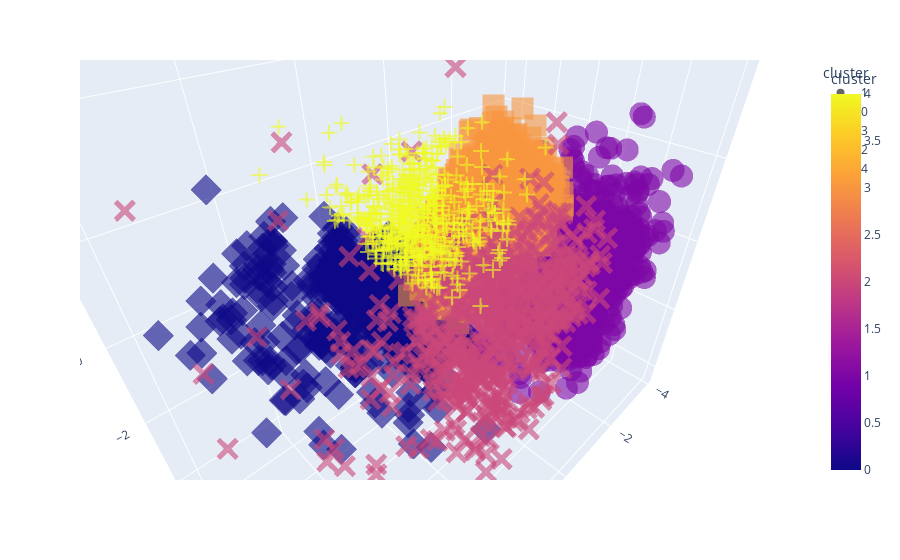
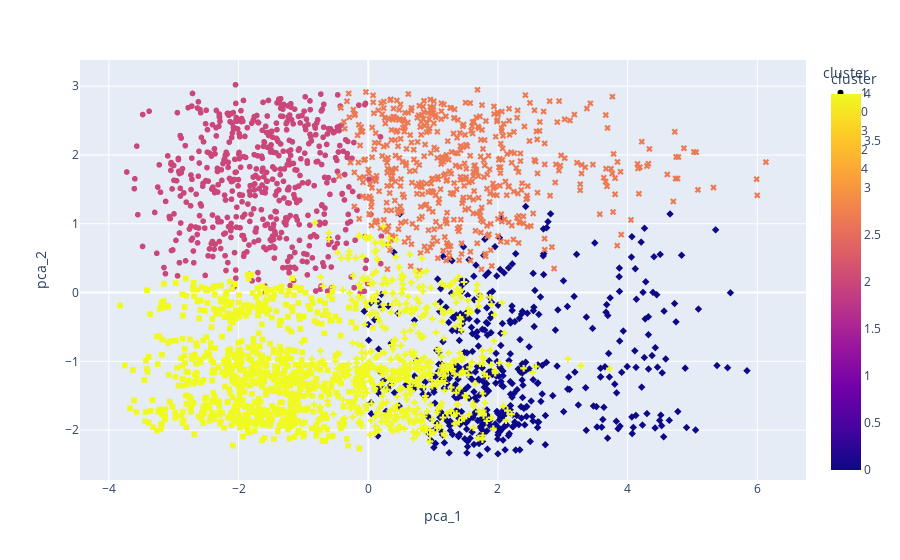

These figures' notebook cell, in order:
### Code cell
#Dimension Reduce
from sklearn.decomposition import PCA
pca = PCA(n_components=3)
principal_comp = pca.fit_transform(scaled_data)
pca_df = pd.DataFrame(data=principal_comp, columns=['pca_1', 'pca_2', 'pca_3'])
pca_df = pd.concat([pca_df, pd.DataFrame({'cluster':kmeans.labels_})], axis=1)

#Showing
import plotly
import plotly.express as px
fig = px.scatter_3d(pca_df, x='pca_1', y='pca_2', z= 'pca_3',color='cluster', symbol='cluster', size_max=20, opacity=0.6)
fig.show()

fig = px.scatter(pca_df, x='pca_1', y='pca_2',color ='cluster',symbol='cluster')
fig.show()

### Figure 1 — Plotly figure (JSON) as saved in the notebook; plotly's stock layout.template omitted (floating-point values rounded to 4 significant figures; data arrays with more than 128 entries replaced by an {"elided": "..."} marker saying what was removed)
{"data": [{"hovertemplate": "cluster=%{marker.color}<br>pca_1=%{x}<br>pca_2=%{y}<br>pca_3=%{z}<extra></extra>", "legendgroup": "1", "marker": {"color": {"elided": "545 int values"}, "coloraxis": "coloraxis", "opacity": 0.6, "symbol": "circle"}, "mode": "markers", "name": "1", "scene": "scene", "showlegend": true, "type": "scatter3d", "x": {"elided": "545 float values"}, "y": {"elided": "545 float values"}, "z": {"elided": "545 float values"}}, {"hovertemplate": "cluster=%{marker.color}<br>pca_1=%{x}<br>pca_2=%{y}<br>pca_3=%{z}<extra></extra>", "legendgroup": "0", "marker": {"color": {"elided": "473 int values"}, "coloraxis": "coloraxis", "opacity": 0.6, "symbol": "diamond"}, "mode": "markers", "name": "0", "scene": "scene", "showlegend": true, "type": "scatter3d", "x": {"elided": "473 float values"}, "y": {"elided": "473 float values"}, "z": {"elided": "473 float values"}}, {"hovertemplate": "cluster=%{marker.color}<br>pca_1=%{x}<br>pca_2=%{y}<br>pca_3=%{z}<extra></extra>", "legendgroup": "3", "marker": {"color": {"elided": "720 int values"}, "coloraxis": "coloraxis", "opacity": 0.6, "symbol": "square"}, "mode": "markers", "name": "3", "scene": "scene", "showlegend": true, "type": "scatter3d", "x": {"elided": "720 float values"}, "y": {"elided": "720 float values"}, "z": {"elided": "720 float values"}}, {"hovertemplate": "cluster=%{marker.color}<br>pca_1=%{x}<br>pca_2=%{y}<br>pca_3=%{z}<extra></extra>", "legendgroup": "2", "marker": {"color": {"elided": "545 int values"}, "coloraxis": "coloraxis", "opacity": 0.6, "symbol": "x"}, "mode": "markers", "name": "2", "scene": "scene", "showlegend": true, "type": "scatter3d", "x": {"elided": "545 float values"}, "y": {"elided": "545 float values"}, "z": {"elided": "545 float values"}}, {"hovertemplate": "cluster=%{marker.color}<br>pca_1=%{x}<br>pca_2=%{y}<br>pca_3=%{z}<extra></extra>", "legendgroup": "4", "marker": {"color": {"elided": "540 int values"}, "coloraxis": "coloraxis", "opacity": 0.6, "symbol": "cross"}, "mode": "markers", "name": "4", "scene": "scene", "showlegend": true, "type": "scatter3d", "x": {"elided": "540 float values"}, "y": {"elided": "540 float values"}, "z": {"elided": "540 float values"}}], "layout": {"autosize": true, "coloraxis": {"colorbar": {"title": {"text": "cluster"}}, "colorscale": [[0, "#0d0887"], [0.1111, "#46039f"], [0.2222, "#7201a8"], [0.3333, "#9c179e"], [0.4444, "#bd3786"], [0.5556, "#d8576b"], [0.6667, "#ed7953"], [0.7778, "#fb9f3a"], [0.8889, "#fdca26"], [1, "#f0f921"]]}, "legend": {"title": {"text": "cluster"}, "tracegroupgap": 0}, "margin": {"t": 60}, "scene": {"aspectmode": "auto", "aspectratio": {"x": 1.25, "y": 0.676, "z": 1.183}, "camera": {"center": {"x": 0, "y": 0, "z": 0}, "eye": {"x": 0.6703, "y": 0.6703, "z": 0.6703}, "projection": {"type": "perspective"}, "up": {"x": 0, "y": 0, "z": 1}}, "domain": {"x": [0, 1], "y": [0, 1]}, "xaxis": {"title": {"text": "pca_1"}, "type": "linear"}, "yaxis": {"title": {"text": "pca_2"}, "type": "linear"}, "zaxis": {"title": {"text": "pca_3"}, "type": "linear"}}}}

### Figure 2 — Plotly figure (JSON) as saved in the notebook; plotly's stock layout.template omitted (floating-point values rounded to 4 significant figures; data arrays with more than 128 entries replaced by an {"elided": "..."} marker saying what was removed)
{"data": [{"hovertemplate": "cluster=%{marker.color}<br>pca_1=%{x}<br>pca_2=%{y}<extra></extra>", "legendgroup": "1", "marker": {"color": {"elided": "545 int values"}, "coloraxis": "coloraxis", "symbol": "circle"}, "mode": "markers", "name": "1", "showlegend": true, "type": "scattergl", "x": {"elided": "545 float values"}, "xaxis": "x", "y": {"elided": "545 float values"}, "yaxis": "y"}, {"hovertemplate": "cluster=%{marker.color}<br>pca_1=%{x}<br>pca_2=%{y}<extra></extra>", "legendgroup": "0", "marker": {"color": {"elided": "473 int values"}, "coloraxis": "coloraxis", "symbol": "diamond"}, "mode": "markers", "name": "0", "showlegend": true, "type": "scattergl", "x": {"elided": "473 float values"}, "xaxis": "x", "y": {"elided": "473 float values"}, "yaxis": "y"}, {"hovertemplate": "cluster=%{marker.color}<br>pca_1=%{x}<br>pca_2=%{y}<extra></extra>", "legendgroup": "3", "marker": {"color": {"elided": "720 int values"}, "coloraxis": "coloraxis", "symbol": "square"}, "mode": "markers", "name": "3", "showlegend": true, "type": "scattergl", "x": {"elided": "720 float values"}, "xaxis": "x", "y": {"elided": "720 float values"}, "yaxis": "y"}, {"hovertemplate": "cluster=%{marker.color}<br>pca_1=%{x}<br>pca_2=%{y}<extra></extra>", "legendgroup": "2", "marker": {"color": {"elided": "545 int values"}, "coloraxis": "coloraxis", "symbol": "x"}, "mode": "markers", "name": "2", "showlegend": true, "type": "scattergl", "x": {"elided": "545 float values"}, "xaxis": "x", "y": {"elided": "545 float values"}, "yaxis": "y"}, {"hovertemplate": "cluster=%{marker.color}<br>pca_1=%{x}<br>pca_2=%{y}<extra></extra>", "legendgroup": "4", "marker": {"color": {"elided": "540 int values"}, "coloraxis": "coloraxis", "symbol": "cross"}, "mode": "markers", "name": "4", "showlegend": true, "type": "scattergl", "x": {"elided": "540 float values"}, "xaxis": "x", "y": {"elided": "540 float values"}, "yaxis": "y"}], "layout": {"autosize": true, "coloraxis": {"colorbar": {"title": {"text": "cluster"}}, "colorscale": [[0, "#0d0887"], [0.1111, "#46039f"], [0.2222, "#7201a8"], [0.3333, "#9c179e"], [0.4444, "#bd3786"], [0.5556, "#d8576b"], [0.6667, "#ed7953"], [0.7778, "#fb9f3a"], [0.8889, "#fdca26"], [1, "#f0f921"]]}, "legend": {"title": {"text": "cluster"}, "tracegroupgap": 0}, "margin": {"t": 60}, "xaxis": {"anchor": "y", "autorange": true, "domain": [0, 1], "range": [-4.431, 6.737], "title": {"text": "pca_1"}, "type": "linear"}, "yaxis": {"anchor": "x", "autorange": true, "domain": [0, 1], "range": [-2.783, 3.438], "title": {"text": "pca_2"}, "type": "linear"}}}
